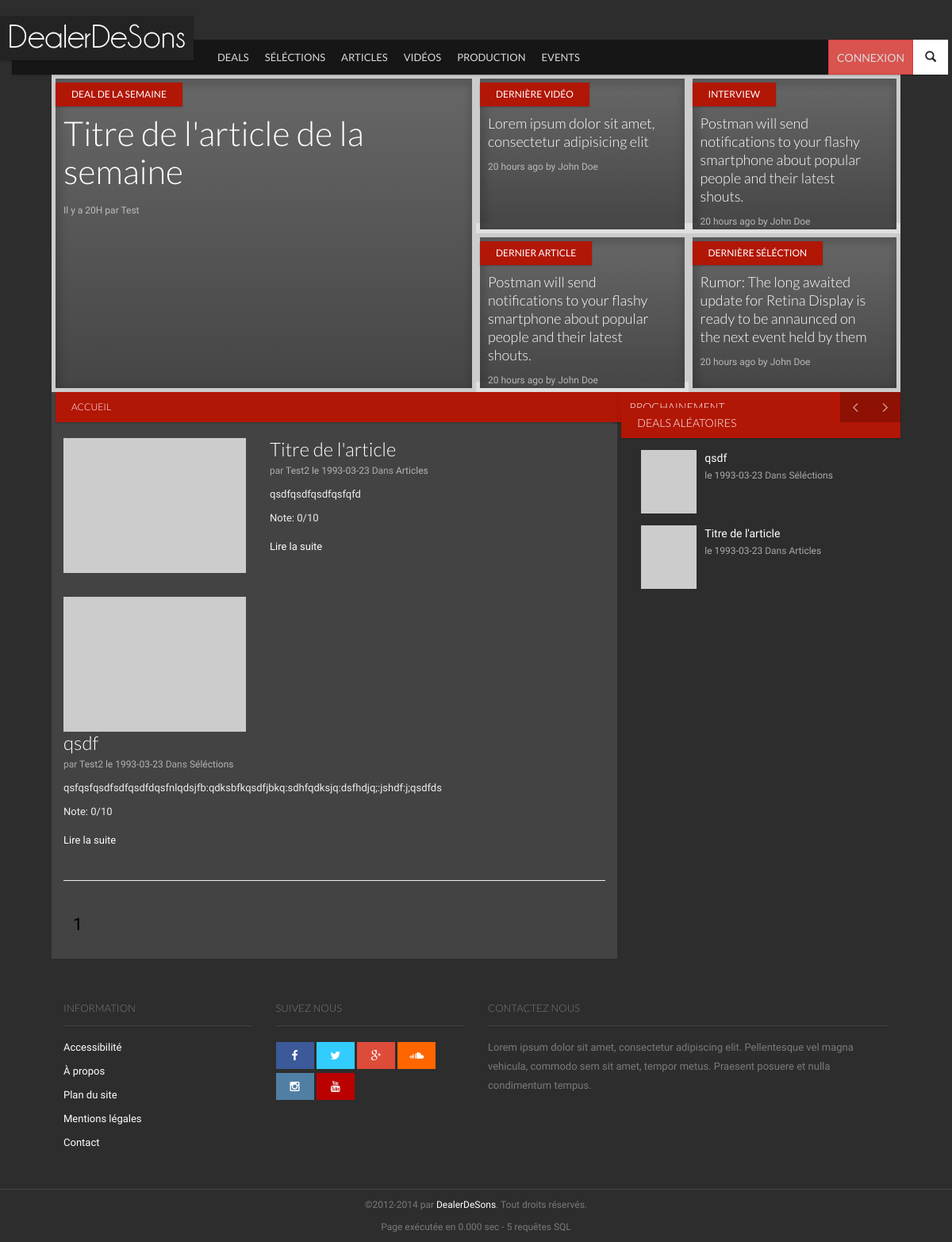
The page / on the database its author committed.
### tables this page shows
CREATE TABLE `categories` (
`id_cat` int(11) NOT NULL,
  `nom_cat` varchar(255) NOT NULL,
  `menu` bit(1) NOT NULL,
  `ordre` int(2) NOT NULL
);

CREATE TABLE `articles` (
`id_article` int(1) NOT NULL,
  `titre` varchar(255) NOT NULL,
  `introduction` text NOT NULL,
  `contenu` text NOT NULL,
  `statut` tinyint(1) DEFAULT NULL,
  `en_avant` tinyint(1) NOT NULL,
  `date` date NOT NULL,
  `note` int(11) NOT NULL,
  `nbr_notes` int(11) NOT NULL,
  `id_user` int(11) NOT NULL,
  `id_cat` int(11) NOT NULL
);

CREATE TABLE `utilisateurs` (
`id_user` int(11) unsigned NOT NULL,
  `nom_user` varchar(32) NOT NULL,
  `password` char(40) NOT NULL,
  `email` varchar(128) NOT NULL,
  `role` int(1) NOT NULL DEFAULT '1',
  `hash_validation` char(32) NOT NULL,
  `date_inscription` datetime NOT NULL,
  `avatar` varchar(128) NOT NULL DEFAULT '',
  `bio` text NOT NULL,
  `facebook` varchar(255) NOT NULL,
  `twitter` varchar(255) NOT NULL,
  `instagram` varchar(255) NOT NULL,
  `vimeo` varchar(255) NOT NULL,
  `tumblr` varchar(255) NOT NULL,
  `linkedin` varchar(255) NOT NULL,
  `soundcloud` varchar(255) NOT NULL,
  `youtube` varchar(255) NOT NULL
);

### inc/init.php (called while the page is built, shortened)
<?php
	include(dirname(__FILE__).'/modeles/articles.php');
	$verif_connect = (isset($_SESSION['id']) AND isset($_SESSION['pseudo']));
	$categories_menu = liste_categories('menu', 'croissant');
	$page = isset($_GET['page']) ? $page = $_GET['page'] : $page = '';
	if(($page == '') OR ($page == 'accueil') OR ($page == 'index') OR ($page == 'articles') OR ($page == 'categories')){
	$widget_aleatoire = liste_articles('alea');
	}
?>

### inc/modeles/articles.php (called while the page is built, shortened)
<?php
function liste_categories($menu='', $by=''){
	$categories = array();
	$req_menu = '';
	$order_by = '';
	$limit = '';
	switch ($menu)
	{
	case 'menu':
        $req_menu = 'WHERE menu = 1';
    break;
	}
	switch ($by)
	{
	case 'croissant':
        $order_by = 'ORDER BY ordre ASC';
    break;
	}
	$ajoutRequete = $req_menu.' '.$order_by.' '.$limit.'';
	$myRequete = 'SELECT *
					FROM categories
					'.$ajoutRequete;
	$req = requete($myRequete);
        while ($data = mysqli_fetch_assoc($req))
        {
                $categories[] = $data;
        }
        return $categories;
}
function liste_articles($by='autre', $id_cat='', $id_user='', $limit='10', $statut='public'){
	$articles = array();
	$by_user = null;
	$by_cat = null;
	switch ($by)
	{
	case 'date':
        $order_by = 'ORDER BY articles.date';
    break;
    case 'alea':
        $order_by = 'ORDER BY rand()';
    break;
    default:
        $order_by = '';
	}
	switch ($statut)
	{
	case 'public':
        $statut_req = 'AND articles.statut = "1"';
    break;
	}
	if(!empty($id_cat)) {
	    $by_cat = 'AND categories.id_cat = "'.$id_cat.'"';
	}
	if(!empty($limit)) {
	    $limit = 'LIMIT '.$limit;
	}
	$ajoutRequete = $statut_req.'
					'.$by_cat.'
					'.$by_user.'
					'.$order_by.'
					'.$limit.';';
	$myRequete = 'SELECT *
					FROM articles, utilisateurs, categories
					WHERE articles.id_user = utilisateurs.id_user
					AND articles.id_cat = categories.id_cat
					'.$ajoutRequete;
	$req = requete($myRequete);
	if ($req) {
        while ($data = mysqli_fetch_assoc($req))
        {
                $articles[] = $data;
        }
    }
        return $articles;
 }
function count_articles($id_cat='', $id_user='', $public=''){
	$by_user = null;
	$by_cat = null;
	$by_statut = null;
	if(empty($public)) {
	    $by_statut = 'AND articles.statut = "1"';
	}
	$ajoutRequete = $by_statut.'
					'.$by_cat.'
					'.$by_user.';';
	$myRequete = 'SELECT COUNT(*) AS total
					FROM articles, utilisateurs, categories
					WHERE articles.id_user = utilisateurs.id_user
					AND  articles.id_cat = categories.id_cat
					'.$ajoutRequete;
	$req = requete($myRequete);
	$data = mysqli_fetch_assoc($req);
	$nbrArticles = $data['total'];
        return $nbrArticles;
}
?>

### inc/fonctions.php (called while the page is built, shortened)
<?php
function requete($myRequete) {
	global $query_count, $myConnexion;
	return mysqli_query($myConnexion,$myRequete);
}
function get_list_page($page, $nb_page, $nb = 3){
    $list_page = array();
    for ($i=1; $i <= $nb_page; $i++){
        if (($i < $nb) OR ($i > $nb_page - $nb) OR (($i < $page + $nb) AND ($i > $page -$nb)))
            $list_page[] = $i;
        else{
            if ($i >= $nb AND $i <= $page - $nb)
                $i = $page - $nb;
            elseif ($i >= $page + $nb AND $i <= $nb_page - $nb)
                $i = $nb_page - $nb;
            $list_page[] = '...';
        }
    }
    return $list_page;
}
?>

### pages/controleurs/accueil.php (called while the page is built, shortened)
<?php
$page = (isset($_GET['p']) && ctype_digit($_GET['p']) ) ? $_GET['p'] : 1;
$by = (isset($_GET['by'])) ? $_GET['by'] : '';
$id_cat = '';
$id_user = '';
$nb_articles = count_articles($id_cat, $id_user);
$articles_pages = ARTICLES_PAGES;
$nb_page = ceil($nb_articles / $articles_pages);
$listePage = get_list_page($page, $nb_page);
$premiereEntree = ($page-1) * $articles_pages;
$articles = liste_articles($by, $id_cat, $id_user, $premiereEntree.', '.$articles_pages);
include(dirname(__FILE__).'/'.VUES.'/accueil.php');
?>

### pages/vues/includes/articles.php (the view, shortened to what this page needs)
		<div class="entries">
<?php
foreach($articles as $data)
{
?>
						<article class="entry style-media media type-post">
							<figure class="media-object pull-left entry-thumbnail hidden-xs">
								<img src="img/placeholder.gif" data-src="http://placehold.it/230x230" data-src-retina="http://placehold.it/460x460" width="230" height="230" class="" alt="">
							</figure>
							<div class="media-body">
								<header class="entry-header">
									<h3 class="entry-title">
										<a href="articles-<?php echo $data['id_article'];?>.html" rel="bookmark"><?php echo $data['titre']; ?></a>
									</h3>
									<div class="entry-meta">
										<span class="author">par <a href="utilisateurs-<?php echo $data['id_user']; ?>.html"><?php echo $data['nom_user']; ?></a></span>
										<span class="entry-date"><a href="articles-<?php echo $data['id_article']; ?>.html">le <time datetime="<?php echo $data['date']; ?>"><?php echo $data['date']; ?></time></a></span>
										<span class="category">Dans <a href="categorie-<?php echo $data['id_cat']; ?>"><?php echo $data['nom_cat']; ?></a></span>
									</div>
								</header>
								<p>
									<?php echo substr($data['contenu'],0,300);?>
									<p>Note: <?php echo $data['note']; ?>/10</p>
									<a href="articles-<?php echo $data['id_article'];?>.html" class="more-link">Lire la suite<i class="icon icon-long-arrow-right"></i></a>
								</p>
							</div>
						</article>
<?php
}
?>
						<hr/>
						</div>
<ul class="pagination">
<?php
 echo ((reset($listePage)==$page) ? '' : '<li><a href="'.$urlPagination['avant'].($page-1).$urlPagination['apres'].'">«</a></li>');
	foreach( $listePage as $num )
	{
	   if( $num == $page )
	      echo '<li class="active"><span>' . $num . '</span></li>';
	   elseif( $num == '...' )
	      echo '<li><a href="#" data-toggle="modal" data-target="#selectionPage"> ... </a></li>';
	   else
	      echo '<li><a href="' . $urlPagination['avant'] . $num . $urlPagination['apres'] . '">' . $num . '</a></li>';
	}
?>
</ul>

### pages/vues/header.php (shortened to what this page needs)
<!DOCTYPE html>
 <html class="no-js">
	<head>
		<link rel="stylesheet" href="vendor/bootstrap/css/bootstrap.min.css">
		<link rel="stylesheet" href="vendor/font-awesome/css/font-awesome.min.css">
		<link rel="stylesheet" href="vendor/prettyPhoto/css/prettyPhoto.css">
		<link rel="stylesheet" href="css/base.css">
		<link rel="stylesheet" href="css/components.css">
		<link rel="stylesheet" href="css/style.css">
		<link rel="stylesheet" href="css/modifs.css">
	</head>
	<body>
		<nav id="header" class="header-navbar" role="navigation">
			<div class="header-navbar-inner container">
				<div id="brand" class="navbar-brand">
					<a href="index.html" rel="bookmark">
						<img src="img/light-logo.png" data-src="img/light-logo.png" data-src-retina="img/logo-retina.png" width="244" height="56" alt="">
					</a>
				</div>
				<ul class="nav nav-icons">
					<li>
						<a href="#" class="btn-icon" data-toggle=".header-navbar-inner" data-toggle-class="search-toggled-in">
							<span class="search-toggled-out-icon glyphicon glyphicon-search"></span>
						</a>
					</li>
				</ul>
				<ul class="nav navbar-nav">
<?php if ($verif_connect){ ?>
					<li class="nav-all pull-right">
						<a href="#" data-toggle="li">
							<span class="img"><img src="img/Tests/avatar.jpg" alt="Avatar de <?php echo $user_infos['id_user'];?>"></span>
						</a>
						<div class="subnav-wrapper">
							<ul class="subnav-entries">
<?php	if ($_SESSION['role']=='2'){ ?>								<li><a href="admin/">Accéder à l'admin</a></li><?php } ?>
								<li><a href="utilisateur-modifier.html">Modifier mon Profil</a></li>
								<li><a href="#articles">Mes Articles</a></li>
								<li><a href="deconnexion.html">Me déconnecter</a></li>
							</ul>
						</div>
					</li>
<?php }else{?>
					<li class="pull-right"><a href="connexion.html" class="btn btn-danger">Connexion</a></li>
<?php } ?>
<?php
foreach($categories_menu as $data)
{
?>
					<li class="visible-md visible-lg"><a href="categories-<?php echo $data['id_cat']; ?>.html"><?php echo $data['nom_cat']; ?></a></li>
<?php
}
?>
				</ul>
			</div>
		</nav>
		<div id="main" class="container">

### pages/vues/includes/sidebar.php (shortened to what this page needs)
				<div class="sidebar col-md-4 col-lg-4 col-xl-3">
				<aside id="reviewCarousel" class="widget carousel slide">
						<h2 class="widget-title ribbon"><span>Prochainement</span></h2>
						<a class="left carousel-control" href="#reviewCarousel" data-slide="prev">
							<i class="fa fa-angle-left"></i>
						</a>
						<a class="right carousel-control" href="#reviewCarousel" data-slide="next">
							<i class="fa fa-angle-right"></i>
						</a>
					</aside>
				<aside class="widget">
						<h2 class="widget-title ribbon"><span>Deals Aléatoires</span></h2>
						<div class="entries row">
<?php
foreach($widget_aleatoire as $data)
{
?>
							<article class="type-post style-media-list media col-sm-6 col-md-12">
								<img src="http://placehold.it/80x80" data-src="http://placehold.it/80x80" data-src-retina="http://placehold.it/160x160" width="80" height="80" class="media-object pull-left" alt="" style="opacity: 1;">
								<div class="media-body">
									<h3 class="entry-title">
										<a href="articles-<?php echo $data['id_article'];?>.html" rel="bookmark"><?php echo $data['titre']; ?></a>
									</h3>
									<div class="entry-meta">
										<span class="entry-date"><a href="articles-<?php echo $data['id_article']; ?>.html">le <time datetime="<?php echo $data['date']; ?>"><?php echo $data['date']; ?></time></a></span>
										<span class="category">Dans <a href="categorie-<?php echo $data['id_cat']; ?>"><?php echo $data['nom_cat']; ?></a></span>
									</div>
								</div>
							</article>
<?php
}
?>
						</div>
					</aside>
				</div>
				</div>

### css/base.css (style rules this page uses)
html,body { height:100% }
body { font-family:'Droid Sans',sans-serif;font-size:14px;line-height:24px }
h1,h2,h3,h4,h5,h6 { font-family:'Lato',sans-serif;font-weight:300;margin-bottom:20px }
img { max-width:100% }
.col-xl-1,.col-xl-2,.col-xl-3,.col-xl-4,.col-xl-5,.col-xl-6,.col-xl-7,.col-xl-8,.col-xl-9,.col-xl-10,.col-xl-11,.col-xl-12 { position:relative;min-height:1px;padding-right:15px;padding-left:15px }
.header-navbar { position:absolute;z-index:1000;width:100%;margin-top:50px;height:44px;line-height:44px;-webkit-border-radius:0;-moz-border-radius:0;-o-border-radius:0;border-radius:0;-moz-background-clip:padding;-webkit-background-clip:padding-box;-o-background-clip:padding-box;background-clip:padding-box;border:0;min-height:inherit;-webkit-transition:all .2s linear;-moz-transition:all .2s linear;-ms-transition:all .2s linear;-o-transition:all .2s linear;font-family:'Lato',sans-serif }
.header-navbar .header-navbar-inner { position:relative;padding:0;height:44px }
.header-navbar .btn-icon { padding:0;margin:0;line-height:44px;height:44px;width:44px;border:0;background-color:transparent }
.header-navbar .navbar-brand { margin:0 5px 0 0;padding:0;width:244px;height:44px;-webkit-transition:all .2s linear;-moz-transition:all .2s linear;-ms-transition:all .2s linear;-o-transition:all .2s linear;border-right:1px solid transparent }
.header-navbar .navbar-brand a { position:relative;top:-30px;left:-15px;display:block;width:244px;height:56px;-webkit-transition:all .2s linear;-moz-transition:all .2s linear;-ms-transition:all .2s linear;-o-transition:all .2s linear }
.header-navbar .navbar-brand a img { vertical-align:top;position:relative;height:auto }
.header-navbar .nav-icons { position:relative;height:44px;width:44px;float:right;margin-right:-10px }
.header-navbar .nav-icons>li { width:44px;height:44px }
.header-navbar .nav-icons>li>a { padding:0;line-height:44px;width:44px;text-align:center }
.header-navbar .nav-icons .search-toggled-out-icon { display:inline-block;zoom:1;*display:inline }
.nav.navbar-nav { height:44px;line-height:44px;float:none;display:block;width:auto;font-size:13px }
.nav.navbar-nav>li { height:44px;line-height:44px }
.nav.navbar-nav>li>a { padding:0 10px;line-height:44px;height:44px;text-transform:uppercase }
#main { padding-top:94px;position:relative }
.widget { margin-bottom:20px;position:relative }
.widget .widget-title.ribbon { font-size:14px;line-height:38px;font-weight:300 }
@media (min-width: 769px) { .nav.navbar-nav>li { display:none } }
@media (min-width: 769px) { .nav.navbar-nav>li:nth-child(1),.nav.navbar-nav>li:nth-child(2),.nav.navbar-nav>li:nth-child(3) { display:block } }
@media (min-width: 899px) { .nav.navbar-nav>li:nth-child(4) { display:block } }
@media (min-width: 992px) { .nav.navbar-nav>li:nth-child(5) { display:block } }
@media (min-width: 1150px) { .nav.navbar-nav>li:nth-child(6) { display:block } }
@media (min-width: 1200px) { .container { max-width:1170px } }

### css/modifs.css (style rules this page uses)
.container { padding-right: 50px; padding-left: 50px; }
.row { padding-bottom: 10px; }
.row { padding-left: 15px; padding-right: 15px; }
.pagination > li.active > span, .pagination > li.active > span:hover, .pagination > li a:hover { background-color: transparent; color: #000000; font-size: larger; }
.ribbon > a, .ribbon > span, .ribbon > .ribbon-inner { background-color: #b21605; color: #ffffff; }
.row { padding-bottom: 0px; }

### rows shown on the page
categories: nom_cat "DEALS"
categories: nom_cat "SÉLÉCTIONS"
categories: nom_cat "ARTICLES"
categories: nom_cat "VIDÉOS"
categories: nom_cat "PRODUCTION"
categories: nom_cat "EVENTS"
articles: titre "Titre de l'article", id_user.nom_user "Test2", date "1993-03-23", id_cat.nom_cat "Articles", contenu "qsdfqsdfqsdfqsfqfd", note "0"
articles: titre "qsdf", id_user.nom_user "Test2", date "1993-03-23", id_cat.nom_cat "Séléctions", contenu "qsfqsfqsdfsdfqsdfdqsfnlqdsjfb:qdksbfkqsdfjbkq:sdhfqdksjq:dsfhdjq;:jshdf:j;qsdfds", note "0"

### other values the page prints
$num "1"
$query_count "5"
